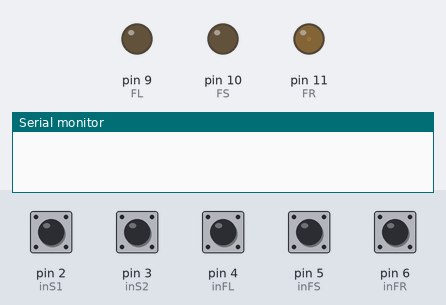
A sketch run on a simulated Arduino Uno, built with avr-gcc and run on an emulated ATmega328P. Shown: output pins drawn as LEDs (lit = HIGH), the last lines printed to the serial monitor. Inputs (shaded band) come from the test bench; at power-on: pin 2 (inS1), pin 3 (inS2), pin 4 (inFL), pin 5 (inFS), pin 6 (inFR) HIGH. Pins used as bus, display or sensor lines are not drawn.

Above: at 4.1 s.
4.2 s: pin 5 (inFS) pulled LOW for 0.15 s
At 5.2 s:
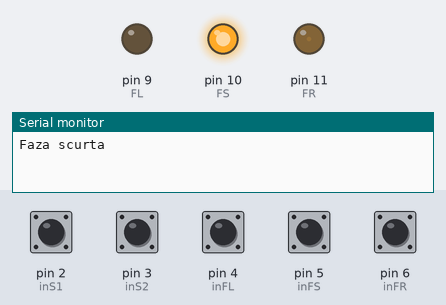
5.8 s: pin 4 (inFL) pulled LOW for 0.15 s
At 7.0 s:
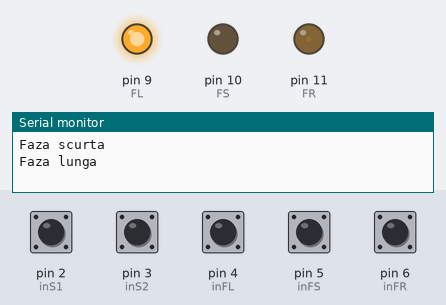
7.4 s: pin 6 (inFR) pulled LOW for 0.15 s
At 7.5 s:
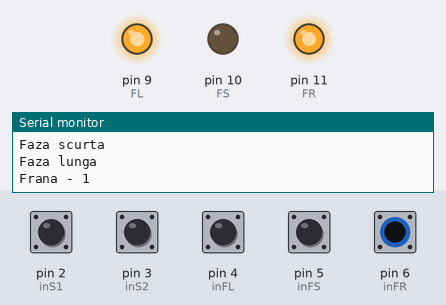
9.1 s: pin 5 (inFS) pulled LOW for 1 s
At 10.3 s:
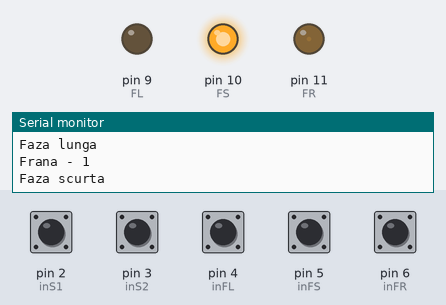
11.6 s: pin 6 (inFR) pulled LOW for 1 s
At 12.0 s:
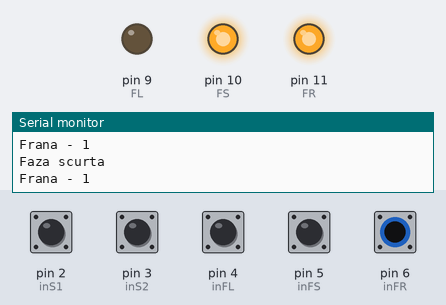
14.1 s: pin 4 (inFL) pulled LOW for 1 s
At 15.3 s:
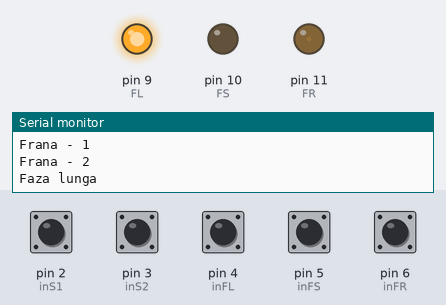
Timing chart, 0 to 17.1 s (numbered marks = the images above; inputs shaded):
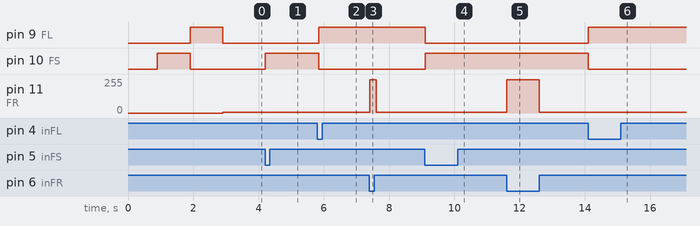

The sketch:

moto_0b.ino
```cpp
/*
 * electronic control for toy lights
 * original sw by niq_ro (Nicu FLORICA)
 * https://nicuflorica.blogspot.com/
 * http://arduinotehniq.blogspot.com/
 * https://www.arduinotehniq.com/
 * ver.0.b - brake & one flash on turn left +right
 *
 */

#define inS1 2
#define inS2 3
#define inFL 4
#define inFS 5
#define inFR 6

#define S1 7
#define S2 8
#define FL 9
#define FS 10
#define FR 11

byte nivel1 = 5;  // intensitate lumina pozitie, din maxim 255
byte nivel2 = 250;  // intensitate lumina frana, din maxim 255
byte semnal = 0;   // stare intermitenta functie de timp
byte semnal1 = 0;  // stare buton semnalizare 1
byte semnal2 = 0;  // stare buton semnalizare 2
byte lumina = 0;   // stare lumini
byte frana = 0;    // stare frana

unsigned long tpfrana = 0;
unsigned long  tpsemnale = 400;
byte eliberareFS = 0;

void setup() {
Serial.begin(9600);

pinMode(inS1, INPUT_PULLUP);
pinMode(inS2, INPUT_PULLUP);
pinMode(inFL, INPUT_PULLUP);
pinMode(inFS, INPUT_PULLUP);
pinMode(inFR, INPUT_PULLUP);

pinMode(S1, OUTPUT);
pinMode(S2, OUTPUT);
pinMode(FL, OUTPUT);
pinMode(FS, OUTPUT);
pinMode(FR, OUTPUT);

digitalWrite(S1, LOW);
digitalWrite(S2, LOW);
digitalWrite(FL, LOW);
digitalWrite(FS, LOW);
analogWrite(FR, 0);

// test
digitalWrite(S1, HIGH);
digitalWrite(S2, HIGH);
delay(300);
digitalWrite(S1, LOW);
digitalWrite(S2, LOW);
delay(300);
digitalWrite(S1, HIGH);
digitalWrite(S2, HIGH);
delay(300);
digitalWrite(S1, LOW);
digitalWrite(S2, LOW);
digitalWrite(FS, HIGH);
delay(1000);
digitalWrite(FS, LOW);
digitalWrite(FL, HIGH);
delay(1000);
digitalWrite(FL, LOW);

analogWrite(FR, nivel1);

}  // sfarsit setup

void loop() {
semnal = (millis()/300)%2;

if (digitalRead(inS1) == LOW)
{
  semnal1 = 1;
  digitalWrite(S1, semnal);
}
if ((digitalRead(inS1) == HIGH) and (semnal1 == 1))
{
  semnal1 = 0;
  delay(50);
  digitalWrite(S1, LOW);
}
if (digitalRead(inS2) == LOW)
{
  semnal2 = 1;
  digitalWrite(S2, semnal);
}
if ((digitalRead(inS2) == HIGH) and (semnal2 == 1))
{
  semnal2 = 0;
  delay(50);
  digitalWrite(S2, LOW);
}

if ((digitalRead(inFS) == LOW) and (lumina == 0))
{
  if (eliberareFS == 1)
  {
  Serial.println("Faza scurta");
  lumina = 1;
  digitalWrite(FS, HIGH);
  digitalWrite(FL, LOW);
  delay(50);
  eliberareFS = 0;
  }
}

if (digitalRead(inFS) == HIGH)
{
  eliberareFS = 1;
  delay(100);
}

if ((digitalRead(inFS) == LOW) and (lumina == 1))
{
  if (eliberareFS == 1)
  {
  Serial.println("Lumini intalnire stinse");
  lumina = 0;
  digitalWrite(FS, LOW);
  digitalWrite(FL, LOW);
  eliberareFS = 0;
  delay(50);
  }
}

if ((digitalRead(inFS) == LOW) and (lumina == 2))
{
  if (eliberareFS == 1)
  {
  Serial.println("Faza scurta");
  lumina = 1;
  digitalWrite(FS, HIGH);
  digitalWrite(FL, LOW);
  eliberareFS = 0;
  delay(50);
  }
}

if ((digitalRead(inFL) == LOW) and (lumina == 1))
{
  Serial.println("Faza lunga");
  lumina = 2;
  digitalWrite(FS, LOW);
  digitalWrite(FL, HIGH);
  delay(50);
}


if ((digitalRead(inFR) == LOW) and (frana == 0))
{
  digitalWrite(S1, HIGH);
  digitalWrite(S2, HIGH);
  analogWrite(FR, nivel2);
  frana = 1;
  tpfrana = millis();
  Serial.println("Frana - 1");
}


if ((digitalRead(inFR) == LOW) and (frana == 1))
{
  if (millis() - tpfrana > tpsemnale)
  {
  digitalWrite(S1, LOW);
  digitalWrite(S2, LOW);
  frana = 2;
  Serial.println("Frana - 2");
  }
}

if ((digitalRead(inFR) == HIGH) and (frana > 0))
{
  digitalWrite(S1, LOW);
  digitalWrite(S2, LOW);
  analogWrite(FR, nivel1);
  frana = 0;
}


/*
if ((digitalRead(inFR) == LOW))
{
  analogWrite(FR, nivel2);
  delay(50);
}
else
{
    analogWrite(FR, nivel1);
}
*/

}  // sfarsit de program
```

Measured:
- after the input at 4.2 s, pin 10 (FS): LOW → HIGH at once
- after the input at 5.8 s, pin 9 (FL): LOW → HIGH after 0.05 s; pin 10 (FS): HIGH → LOW after 0.05 s
- after the input at 7.4 s, pin 11 (FR): 5/255 → 250/255 at once, → 5/255 0.20 s later
- after the input at 9.1 s, pin 9 (FL): HIGH → LOW at once; pin 10 (FS): LOW → HIGH at once
- after the input at 11.6 s, pin 11 (FR): 5/255 → 250/255 at once, → 5/255 1.0 s later
- after the input at 14.1 s, pin 9 (FL): LOW → HIGH at once; pin 10 (FS): HIGH → LOW at once
